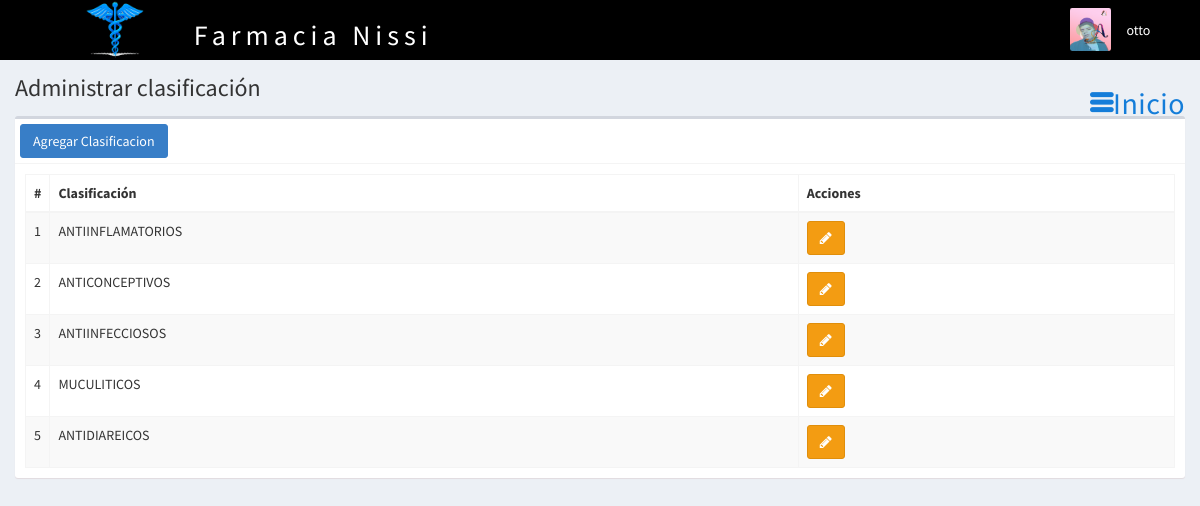
Page /clasificacion (signed in) on the committed database.
### tables this page shows
CREATE TABLE `clasificacion` (
  `CODIGO_CLASIFICACION` int(11) NOT NULL COMMENT 'Clave primaria de la clasificación del producto, identificador único',
  `CLASIFICACION` varchar(25) NOT NULL COMMENT 'Nombre de la clasificación del producto, ejemplo: Analgésico',
  `VISIBLE` int(1) NOT NULL DEFAULT 1 COMMENT 'Estado de la clasificación del producto, activo = 1, desactivo = 0'
);

### controladores/plantilla.controlador.php (called while the page is built)
<?php
class ControladorPlantilla{
	static public function ctrPlantilla(){
		include "vistas/plantilla.php";
	}
}

### index.php (called while the page is built, shortened)
<?php
require_once "controladores/plantilla.controlador.php";
require_once "controladores/usuarios.controlador.php";
require_once "controladores/clasificacion.controlador.php";
require_once "controladores/oferta.controlador.php";
require_once "modelos/clasificacion.modelo.php";
$plantilla = new ControladorPlantilla();
$plantilla -> ctrPlantilla();

### controladores/clasificacion.controlador.php (called while the page is built, shortened)
<?php
class ControladorClasificacion{
	static public function ctrMostrarClasificacion($item, $valor){
		$tabla = "clasificacion";
		$respuesta = ModeloClasificacion::mdlMostrarClasificacion($tabla, $item, $valor);
		return $respuesta;
	}
}

### modelos/conexion.php (called while the page is built)
<?php
class Conexion{
	static public function conectar(){
		$link = new PDO("mysql:host=localhost;dbname=nissi",
			            "root",
			            "");
		$link->exec("set names utf8");
		return $link;
	}
}

### modelos/clasificacion.modelo.php (called while the page is built, shortened)
<?php
require_once "conexion.php";
class ModeloClasificacion{
	static public function mdlMostrarClasificacion($tabla, $item, $valor){
		if($item != null){
			$stmt = Conexion::conectar()->prepare("SELECT * FROM $tabla WHERE $item = :$item AND VISIBLE = 1");
			$stmt -> bindParam(":".$item, $valor, PDO::PARAM_STR);
			$stmt -> execute();
			return $stmt -> fetch();
		}else{
			$stmt = Conexion::conectar()->prepare("SELECT * FROM $tabla WHERE VISIBLE = 1");
			$stmt -> execute();
			return $stmt -> fetchAll();
		}
	}
}

### vistas/modulos/clasificacion.php (the view, shortened to what this page needs)
<div class="content-wrapper">
  <section class="content-header">
    <h1> Administrar clasificación </h1>
    <ol class="breadcrumb">
      <li><a href="inicio"><i class="ion-navicon-round"></i>Inicio</a></li>
    </ol>
  </section>
  <section class="content">
    <div class="box">
      <div class="box-header with-border">
        <button class="btn btn-primary" data-toggle="modal" data-target="#modalAgregarCategoria">Agregar Clasificacion</button>
      </div>
      <div class="box-body">
       <table class="table table-bordered table-striped dt-responsive tablas" width="100%">
        <thead>
         <tr>
           <th style="width:10px">#</th>
           <th>Clasificación</th>
           <th>Acciones</th>
         </tr>
        </thead>
        <tbody>
        <?php
          $item = null;
          $valor = null;
          $clasificacion = ControladorClasificacion::ctrMostrarClasificacion($item, $valor);
          foreach ($clasificacion as $key => $value) {
            echo ' <tr>
                    <td>'.($key+1).'</td>
                    <td class="text-uppercase">'.$value["CLASIFICACION"].'</td>
                    <td>
                      <div class="btn-group">
                        <button class="btn btn-warning btnEditarCategoria" idCategoria="'.$value["CODIGO_CLASIFICACION"].'" data-toggle="modal" data-target="#modalEditarCategoria"><i class="fa fa-pencil"></i></button>';
                      echo '</div>
                    </td>
                  </tr>';
          }
        ?>
        </tbody>
       </table>
      </div>
    </div>
  </section>
</div>

### rows in the picture
clasificacion: CLASIFICACION "ANTIINFLAMATORIOS"
clasificacion: CLASIFICACION "ANTICONCEPTIVOS"
clasificacion: CLASIFICACION "ANTIINFECCIOSOS"
clasificacion: CLASIFICACION "MUCULITICOS"
clasificacion: CLASIFICACION "ANTIDIAREICOS"

### other values in the picture
$_SESSION["nombre"] "otto"
